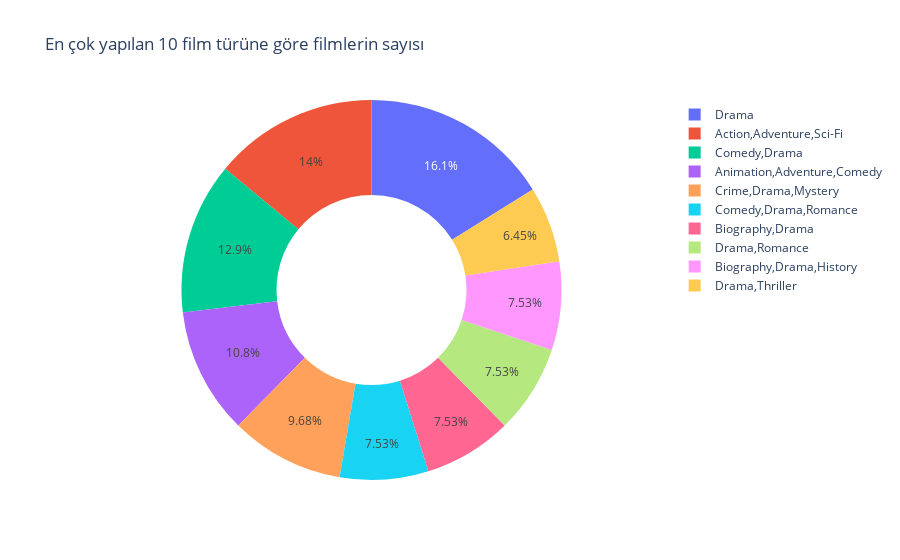

Here is the notebook cell this chart was saved with:
### Code cell
fig

### Figure 1 — Plotly figure (JSON) as saved in the notebook; plotly's stock layout.template omitted (floating-point values rounded to 4 significant figures)
{"data": [{"customdata": [[15, "Drama"], [13, "Action,Adventure,Sci-Fi"], [12, "Comedy,Drama"], [10, "Animation,Adventure,Comedy"], [9, "Crime,Drama,Mystery"], [7, "Comedy,Drama,Romance"], [7, "Biography,Drama"], [7, "Drama,Romance"], [7, "Biography,Drama,History"], [6, "Drama,Thriller"]], "domain": {"x": [0, 1], "y": [0, 1]}, "hole": 0.5, "hovertemplate": "Türler=%{customdata[1]}<br>value=%{value}<br>Sayı=%{customdata[0]}<extra></extra>", "labels": ["Drama", "Action,Adventure,Sci-Fi", "Comedy,Drama", "Animation,Adventure,Comedy", "Crime,Drama,Mystery", "Comedy,Drama,Romance", "Biography,Drama", "Drama,Romance", "Biography,Drama,History", "Drama,Thriller"], "legendgroup": "", "name": "", "showlegend": true, "type": "pie", "values": [15, 13, 12, 10, 9, 7, 7, 7, 7, 6]}], "layout": {"legend": {"tracegroupgap": 0}, "title": {"text": "En çok yapılan 10 film türüne göre filmlerin sayısı"}}}
